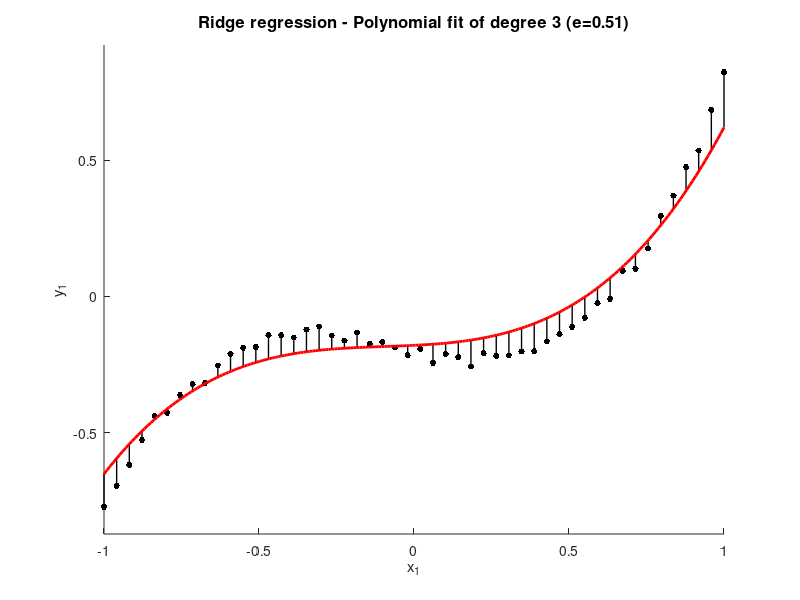

This chart was generated by the following MATLAB code:
function demo_LS_polFit02
% Polynomial fitting with ridge regression 
% 
% Copyright (c) 2015 Idiap Research Institute, http://idiap.ch/
% Written by Sylvain Calinon, http://calinon.ch/
% 
% This file is part of PbDlib, http://www.idiap.ch/software/pbdlib/
% 
% PbDlib is free software: you can redistribute it and/or modify
% it under the terms of the GNU General Public License version 3 as
% published by the Free Software Foundation.
% 
% PbDlib is distributed in the hope that it will be useful,
% but WITHOUT ANY WARRANTY; without even the implied warranty of
% MERCHANTABILITY or FITNESS FOR A PARTICULAR PURPOSE. See the
% GNU General Public License for more details.
% 
% You should have received a copy of the GNU General Public License
% along with PbDlib. If not, see <http://www.gnu.org/licenses/>.


%% Parameters
%%%%%%%%%%%%%%%%%%%%%%%%%%%%%%%%%%%%%%%%%%%%%%%%%%%%%%%%%%%%%%%%%%%%%%%%%%%
nbVarIn = 4; %Dimension of input vector
nbVarOut = 1; %Dimension of output vector
nbData = 50; %Number of datapoints


%% Generate data
%%%%%%%%%%%%%%%%%%%%%%%%%%%%%%%%%%%%%%%%%%%%%%%%%%%%%%%%%%%%%%%%%%%%%%%%%%%
A0 = [-.2; -.2; .2; 1]; %Polynomimal relationship between input and output (to be estimated)
x = linspace(-1,1,nbData)';
X = [];
for i=0:nbVarIn-1
	X = [X, x.^i]; %-> X=[1, x, x.^2, x.^3]
end
Y = X * A0 + randn(nbData,nbVarOut)*2E-2; %Output data (with noise)

%Array used to display more points
xp = linspace(min(x),max(x),200)';
Xp = [];
for i=0:nbVarIn-1
	Xp = [Xp, xp.^i];
end


%% Ridge regression
%%%%%%%%%%%%%%%%%%%%%%%%%%%%%%%%%%%%%%%%%%%%%%%%%%%%%%%%%%%%%%%%%%%%%%%%%%%
lambda = 1E0;
Gamma = eye(nbVarIn) * lambda;

%Naive computation of ridge regression
A = (X'*X + Gamma'*Gamma) \ X' * Y

%Ridge regression computed with augmented matrices 
Xa = [X; Gamma];
Ya = [Y; zeros(nbVarIn,nbVarOut)]; 
A = (Xa'*Xa) \ Xa' * Ya

%Ridge regression computed with SVD
[U,S,V] = svd(X);
for i=1:size(S,2)
	S(i,i) = S(i,i) / (S(i,i)^2 + lambda^2);
end
A = V*S'*U' * Y

%Compute fitting error
e = norm(Y-X*A);


%% Plot
%%%%%%%%%%%%%%%%%%%%%%%%%%%%%%%%%%%%%%%%%%%%%%%%%%%%%%%%%%%%%%%%%%%%%%%%%%%
figure('position',[10,10,1300,700]); hold on;
title(['Ridge regression - Polynomial fit of degree ' num2str(nbVarIn-1) ' (e=' num2str(e,'%.2f') ')'],'fontsize',12);
i = 2; %Dimension to display for input data
j = 1; %Dimension to display for output data
for t=1:nbData
	plot([X(t,i) X(t,i)], [Y(t,j) X(t,:)*A(:,j)], '-','linewidth',1,'color',[0 0 0]);
	plot(X(t,i), Y(t,j), '.','markersize',14,'color',[0 0 0]);
end
plot(Xp(:,i), Xp*A(:,j), 'r-','linewidth',2);
xlabel('x_1'); ylabel('y_1');
axis([min(X(:,i)) max(X(:,i)) min(Y(:,j))-0.1 max(Y(:,j))+0.1]);

%print('-dpng','graphs/demo_LS_polFit02.png');
%pause;
%close all;
